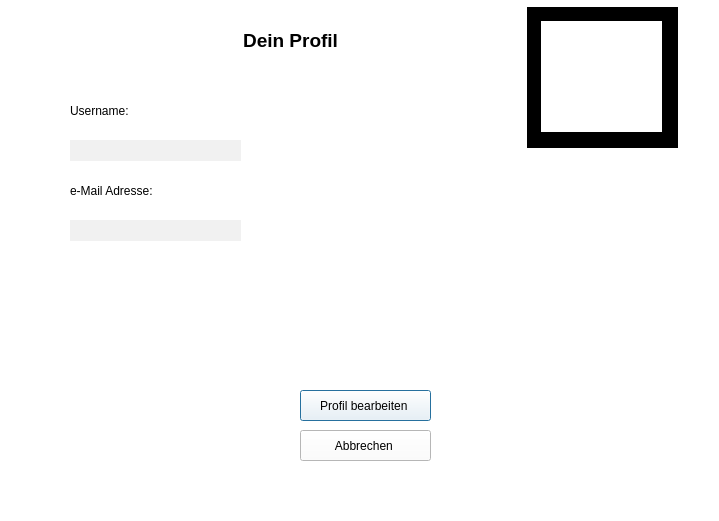
<?xml version="1.0" encoding="UTF-8"?>
<ui version="4.0">
 <class>profil</class>
 <widget class="QDialog" name="profil">
  <property name="geometry">
   <rect>
    <x>0</x>
    <y>0</y>
    <width>719</width>
    <height>521</height>
   </rect>
  </property>
  <property name="windowTitle">
   <string>Dialog</string>
  </property>
  <property name="styleSheet">
   <string notr="true">background-color: rgb(255, 255, 255);</string>
  </property>
  <widget class="QLabel" name="profilePicture">
   <property name="geometry">
    <rect>
     <x>541</x>
     <y>21</y>
     <width>121</width>
     <height>111</height>
    </rect>
   </property>
   <property name="styleSheet">
    <string notr="true">background-color: rgb(255, 255, 255);</string>
   </property>
   <property name="text">
    <string/>
   </property>
  </widget>
  <widget class="QLabel" name="berschhirft">
   <property name="geometry">
    <rect>
     <x>230</x>
     <y>20</y>
     <width>121</width>
     <height>41</height>
    </rect>
   </property>
   <property name="text">
    <string>&lt;html&gt;&lt;head/&gt;&lt;body&gt;&lt;p align=&quot;center&quot;&gt;&lt;span style=&quot; font-size:14pt; font-weight:600;&quot;&gt; Dein Profil&lt;/span&gt;&lt;/p&gt;&lt;/body&gt;&lt;/html&gt;</string>
   </property>
  </widget>
  <widget class="QLabel" name="blackBackround">
   <property name="geometry">
    <rect>
     <x>527</x>
     <y>7</y>
     <width>151</width>
     <height>141</height>
    </rect>
   </property>
   <property name="styleSheet">
    <string notr="true">background-color: rgb(0, 0, 0);</string>
   </property>
   <property name="text">
    <string/>
   </property>
  </widget>
  <widget class="QLabel" name="lblUsername">
   <property name="geometry">
    <rect>
     <x>70</x>
     <y>100</y>
     <width>171</width>
     <height>21</height>
    </rect>
   </property>
   <property name="text">
    <string>Username:</string>
   </property>
  </widget>
  <widget class="QLabel" name="lblemail">
   <property name="geometry">
    <rect>
     <x>70</x>
     <y>180</y>
     <width>171</width>
     <height>21</height>
    </rect>
   </property>
   <property name="text">
    <string>e-Mail Adresse:</string>
   </property>
  </widget>
  <widget class="QLabel" name="Username">
   <property name="geometry">
    <rect>
     <x>70</x>
     <y>140</y>
     <width>171</width>
     <height>21</height>
    </rect>
   </property>
   <property name="styleSheet">
    <string notr="true">background-color: rgb(241, 241, 241);</string>
   </property>
   <property name="text">
    <string/>
   </property>
  </widget>
  <widget class="QLabel" name="email">
   <property name="geometry">
    <rect>
     <x>70</x>
     <y>220</y>
     <width>171</width>
     <height>21</height>
    </rect>
   </property>
   <property name="styleSheet">
    <string notr="true">background-color: rgb(241, 241, 241);</string>
   </property>
   <property name="text">
    <string/>
   </property>
  </widget>
  <widget class="QPushButton" name="ButtonProfil">
   <property name="geometry">
    <rect>
     <x>300</x>
     <y>390</y>
     <width>131</width>
     <height>31</height>
    </rect>
   </property>
   <property name="text">
    <string>Profil bearbeiten </string>
   </property>
  </widget>
  <widget class="QPushButton" name="ButtonExit">
   <property name="geometry">
    <rect>
     <x>300</x>
     <y>430</y>
     <width>131</width>
     <height>31</height>
    </rect>
   </property>
   <property name="text">
    <string>Abbrechen </string>
   </property>
  </widget>
  <zorder>blackBackround</zorder>
  <zorder>profilePicture</zorder>
  <zorder>berschhirft</zorder>
  <zorder>lblUsername</zorder>
  <zorder>lblemail</zorder>
  <zorder>Username</zorder>
  <zorder>email</zorder>
  <zorder>ButtonProfil</zorder>
  <zorder>ButtonExit</zorder>
 </widget>
 <resources/>
 <connections/>
</ui>
